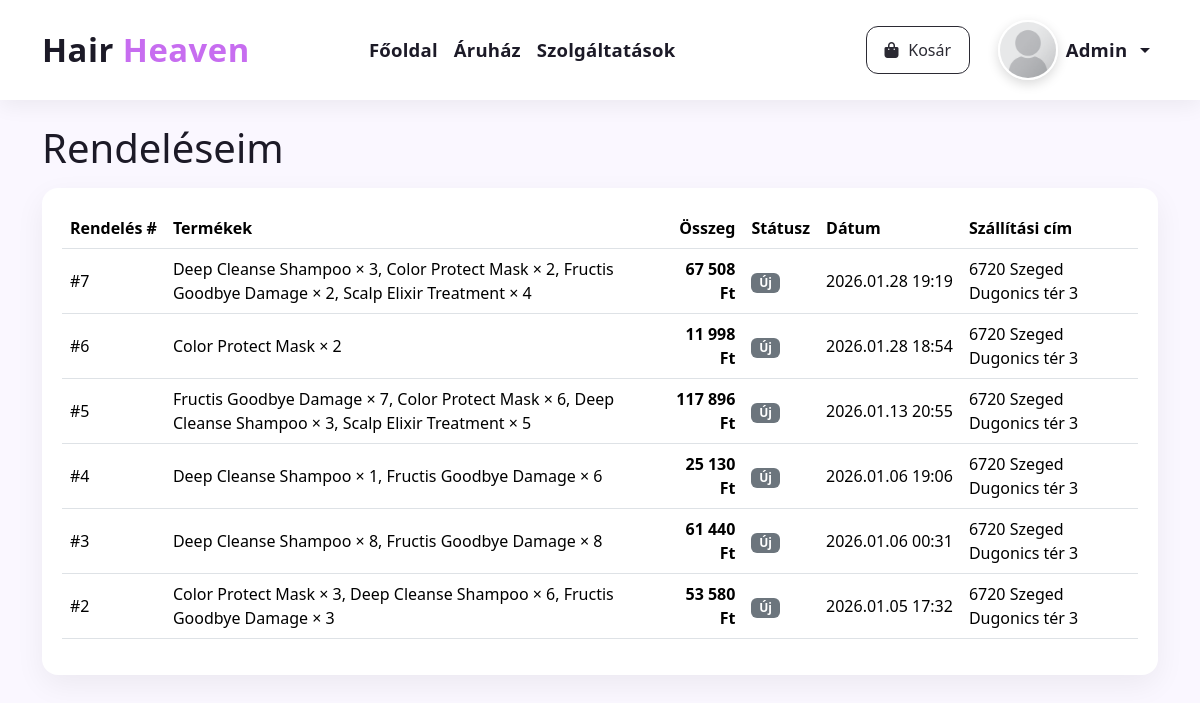
Before: /my-orders.php (signed in) with the older database file.
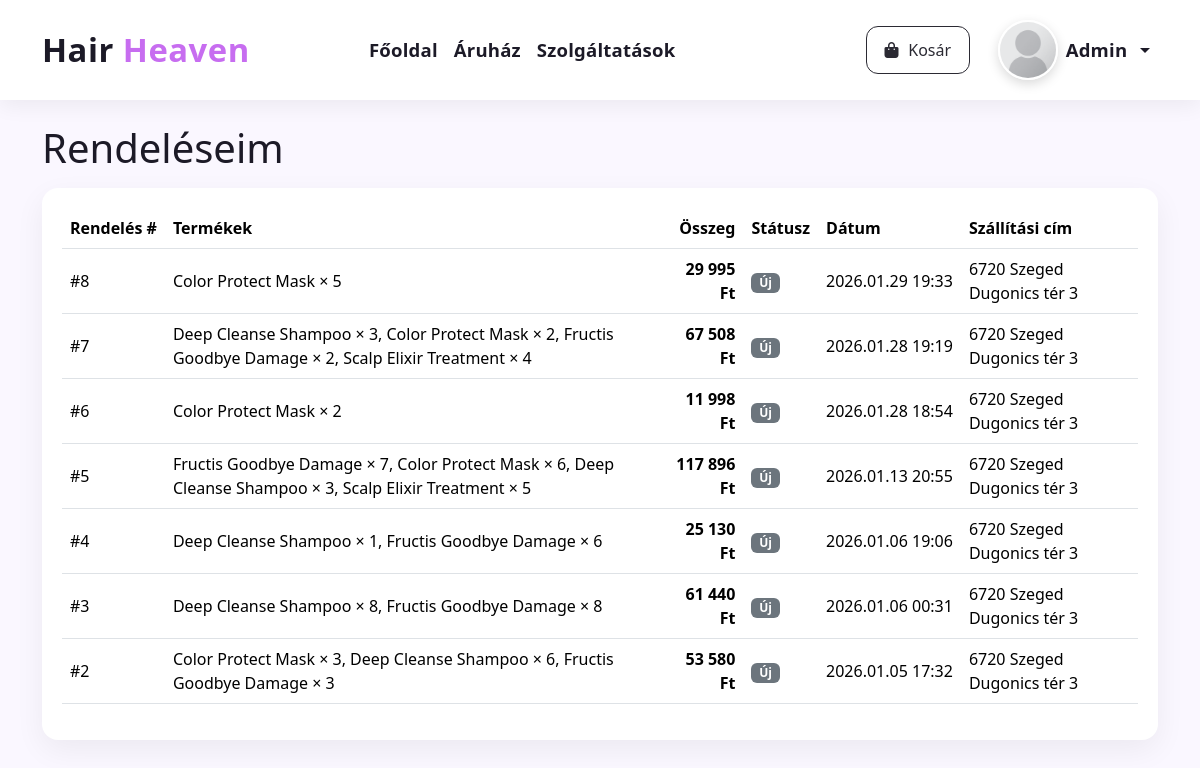
After: the same page with the newer database file.
### tables this page shows
CREATE TABLE `orders` (
  `id` int(11) NOT NULL,
  `user_id` int(11) DEFAULT NULL,
  `total_amount` decimal(10,2) NOT NULL,
  `status` enum('new','confirmed','cancelled') NOT NULL DEFAULT 'new',
  `customer_name` varchar(120) NOT NULL,
  `customer_email` varchar(120) NOT NULL,
  `customer_address` varchar(255) NOT NULL,
  `created_at` datetime NOT NULL DEFAULT current_timestamp()
);

### my-orders.php (the view, shortened to what this page needs)
<?php
$mysqli = db();
$userId = (int)$_SESSION['user_id'];
function e($s){ return htmlspecialchars((string)$s, ENT_QUOTES, 'UTF-8'); }
$orders = [];
if ($mysqli) {
  $stmt = $mysqli->prepare("
    SELECT id, total_amount, status, customer_name, customer_email, customer_address, created_at
    FROM orders
    WHERE user_id = ?
    ORDER BY created_at DESC, id DESC
  ");
  $stmt->bind_param('i', $userId);
  $stmt->execute();
  $res = $stmt->get_result();
  while ($row = $res->fetch_assoc()) {
    $row['items'] = [];
    $orders[(int)$row['id']] = $row;
  }
  if (!empty($orders)) {
    $ids = array_keys($orders);
    $in  = implode(',', array_fill(0, count($ids), '?'));
    $types = str_repeat('i', count($ids));
    $sql = "SELECT order_id, product_name, unit_price, qty
            FROM order_items
            WHERE order_id IN ($in)
            ORDER BY order_id ASC, id ASC";
    $stmt = $mysqli->prepare($sql);
    $stmt->bind_param($types, ...$ids);
    $stmt->execute();
    $res = $stmt->get_result();
    while ($it = $res->fetch_assoc()) {
      $oid = (int)$it['order_id'];
      if (isset($orders[$oid])) {
        $orders[$oid]['items'][] = $it;
      }
    }
  }
}
?>
<!doctype html>
<html lang="hu">
<head>
  <link href="https://cdn.jsdelivr.net/npm/bootstrap@5.3.2/dist/css/bootstrap.min.css" rel="stylesheet">
  <link rel="stylesheet" href="https://cdnjs.cloudflare.com/ajax/libs/font-awesome/6.5.0/css/all.min.css"/>
  <link rel="stylesheet" href="/assets/hairheaven.css">
</head>
<body>
<?php $activePage = ''; include __DIR__ . '/navbar.php'; ?>
<div class="container my-4">
  <h1 class="page-title mb-3">Rendeléseim</h1>
  <div class="orders-card">
    <?php if (empty($orders)): ?>
      <div class="text-center py-5">
        <p class="mb-3">Még nincs leadott rendelésed.</p>
        <a class="btn btn-cta text-white" href="/store.php">
          <i class="fa-solid fa-bag-shopping me-1"></i> Irány az áruház
        </a>
      </div>
    <?php else: ?>
      <div class="table-responsive">
        <table class="table align-middle">
          <thead>
            <tr>
              <th class="text-nowrap">Rendelés #</th>
              <th>Termékek</th>
              <th class="text-end">Összeg</th>
              <th class="text-nowrap">Státusz</th>
              <th class="text-nowrap">Dátum</th>
              <th class="text-nowrap">Szállítási cím</th>
            </tr>
          </thead>
          <tbody>
          <?php foreach ($orders as $o): ?>
            <?php
              $summary = '—';
              if (!empty($o['items'])) {
                $parts = [];
                foreach ($o['items'] as $it) {
                  $parts[] = $it['product_name'] . ' × ' . (int)$it['qty'];
                }
                $summary = implode(', ', $parts);
              }
              $status = (string)$o['status'];
              $statusText = match ($status) {
                'new'       => 'Új',
                'confirmed' => 'Megerősített',
                'cancelled' => 'Törölt',
                default     => 'Ismeretlen',
              };
              $badgeClass = match ($status) {
                'confirmed' => 'bg-success',
                'cancelled' => 'bg-danger',
                default     => 'bg-secondary'
              };
            ?>
            <tr>
              <td class="text-nowrap">#<?= (int)$o['id'] ?></td>
              <td><?= e($summary) ?></td>
              <td class="text-end fw-bold"><?= number_format((float)$o['total_amount'], 0, ',', ' ') ?> Ft</td>
              <td><span class="badge status-badge <?= $badgeClass ?>"><?= e($statusText) ?></span></td>
              <td class="text-nowrap"><?= e(date('Y.m.d H:i', strtotime($o['created_at']))) ?></td>
              <td><?= e($o['customer_address'] ?: '—') ?></td>
            </tr>
          <?php endforeach; ?>
          </tbody>
        </table>
      </div>
    <?php endif; ?>
  </div>
</div>
</body>
</html>

Changed rows visible on the page:
added orders: id "8", summary "Color Protect Mask × 5", total_amount "29 995", status "Új", created_at "2026.01.29 19:33", customer_address "6720 Szeged Dugonics tér 3"
